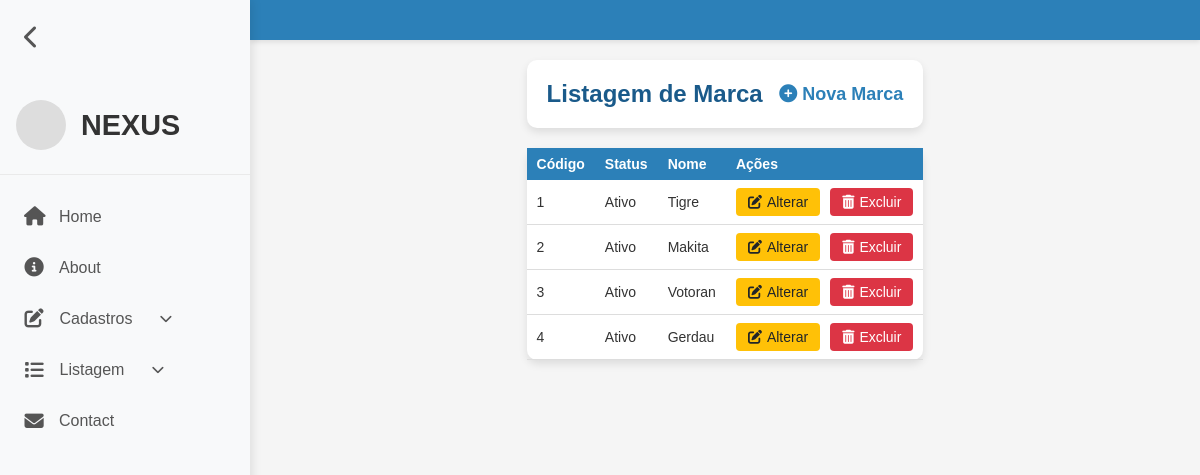
/marca-listar.php (signed in), run on the app's committed database.
### tables this page shows
CREATE TABLE `marca` (
  `codigo` int(11) NOT NULL,
  `status` tinyint(1) NOT NULL DEFAULT 1,
  `nome` varchar(45) NOT NULL
);

### marca-listar.php (the view, shortened to what this page needs)
<?php
require_once("conexao.php");
$sql = "SELECT * FROM marca ORDER BY codigo";
$resultado = mysqli_query($conexao, $sql);
?>
<!DOCTYPE html>
<html lang="pt-BR">
<head>
    <link rel="stylesheet" href="assets/css/listar.css">
    <link rel="stylesheet" href="assets/css/reset.css">
    <link rel="stylesheet" href="assets/css/header.css">
<body>
    <?php require_once("header.php"); ?>
    <div class="container">
        <div class="card">
            <div class="card-body">
                <h5 class="title">
                    Listagem de Marca
                    <a href="marca-cadastrar.php">
                        <i class="fas fa-solid fa-circle-plus"></i> Nova Marca
                    </a>
                </h5>
            </div>
        </div>
        <table class="table-container">
            <thead>
                <tr>
                    <th scope="col">Código</th>
                    <th scope="col">Status</th>
                    <th scope="col">Nome</th>
                    <th scope="col">Ações</th>
                </tr>
            </thead>
            <tbody>
                <?php while ($linha = mysqli_fetch_array($resultado)) { ?>
                    <tr>
                        <td><?= $linha['codigo'] ?></td>
                        <td><?= ($linha['status'] == 1) ? 'Ativo' : 'Inativo'?></td>
                        <td><?= $linha['nome'] ?></td>
                        <td class="actions">
                            <a href="marca-alterar.php?codigo=<?= $linha['codigo'] ?>" class="btn btn-warning">
                                <i class="fas fa-solid fa-pen-to-square"></i> Alterar</a>
                            <a href="marca-listar.php?codigo=<?= $linha['codigo'] ?>" class="btn btn-danger"
                                onclick="return confirm('Confirma exclusão?')"><i class="fas fa-solid fa-trash-can"></i>Excluir</a>
                        </td>
                    </tr>
                <?php } ?>
            </tbody>
        </table>
    </div>
</body>
</html>

### assets/css/listar.css (style rules this page uses)
:root { --azul-principal: #2c80b8; --azul-claro: #e6f2fa; --azul-escuro: #1a5a8a; --branco: #ffffff; --cinza-claro: #f5f5f5; --cinza-texto: #666666; --verde-sucesso: #28a745; --amarelo-alerta: #ffc107; --vermelho-perigo: #dc3545; }
body { background-color: var(--cinza-claro); color: #333; min-height: 100vh; display: flex; flex-direction: column; }
.container { max-width: 1600px; margin: 0 auto; padding: 20px; }
.card { background-color: var(--branco); border-radius: 10px; box-shadow: 0 4px 8px rgba(0,0,0,0.1); margin-bottom: 20px; overflow: hidden; }
.card-body { padding: 20px; }
.title { display: flex; justify-content: space-between; align-items: center; font-size: 24px; font-weight: 600; color: var(--azul-escuro); }
.title a { color: var(--azul-principal); text-decoration: none; font-size: 18px; display: flex; align-items: center; gap: 5px; transition: color 0.3s; }
.table-container { overflow-x: auto; background-color: var(--branco); border-radius: 10px; box-shadow: 0 4px 8px rgba(0,0,0,0.1); }
table { width: 100%; border-collapse: collapse; }
thead { background-color: var(--azul-principal); color: var(--branco); }
th, td { padding: 12px 15px; text-align: left; }
th { font-weight: 600; position: sticky; top: 0; }
tbody tr { transition: background-color 0.3s; border-bottom: 1px solid #ddd; }
.btn { display: inline-flex; align-items: center; justify-content: center; padding: 6px 12px; border: none; border-radius: 4px; cursor: pointer; font-size: 14px; text-decoration: none; transition: all 0.3s; gap: 5px; }
.btn-warning { background-color: var(--amarelo-alerta); color: #212529; }
.btn-danger { background-color: var(--vermelho-perigo); color: var(--branco); }
.actions { display: flex; gap: 10px; }
@media (max-width: 1200px) { .table-container { font-size: 14px; } }
@media (max-width: 1200px) { th, td { padding: 8px 10px; } }

### assets/css/header.css (style rules this page uses)
* { font-family: 'Arial', sans-serif; }
body { display: flex; min-height: 100vh; transition: margin-left 0.3s ease; margin-left: 250px; }

### data on the page
marca: codigo "1", status "Ativo", nome "Tigre"
marca: codigo "2", status "Ativo", nome "Makita"
marca: codigo "3", status "Ativo", nome "Votoran"
marca: codigo "4", status "Ativo", nome "Gerdau"
